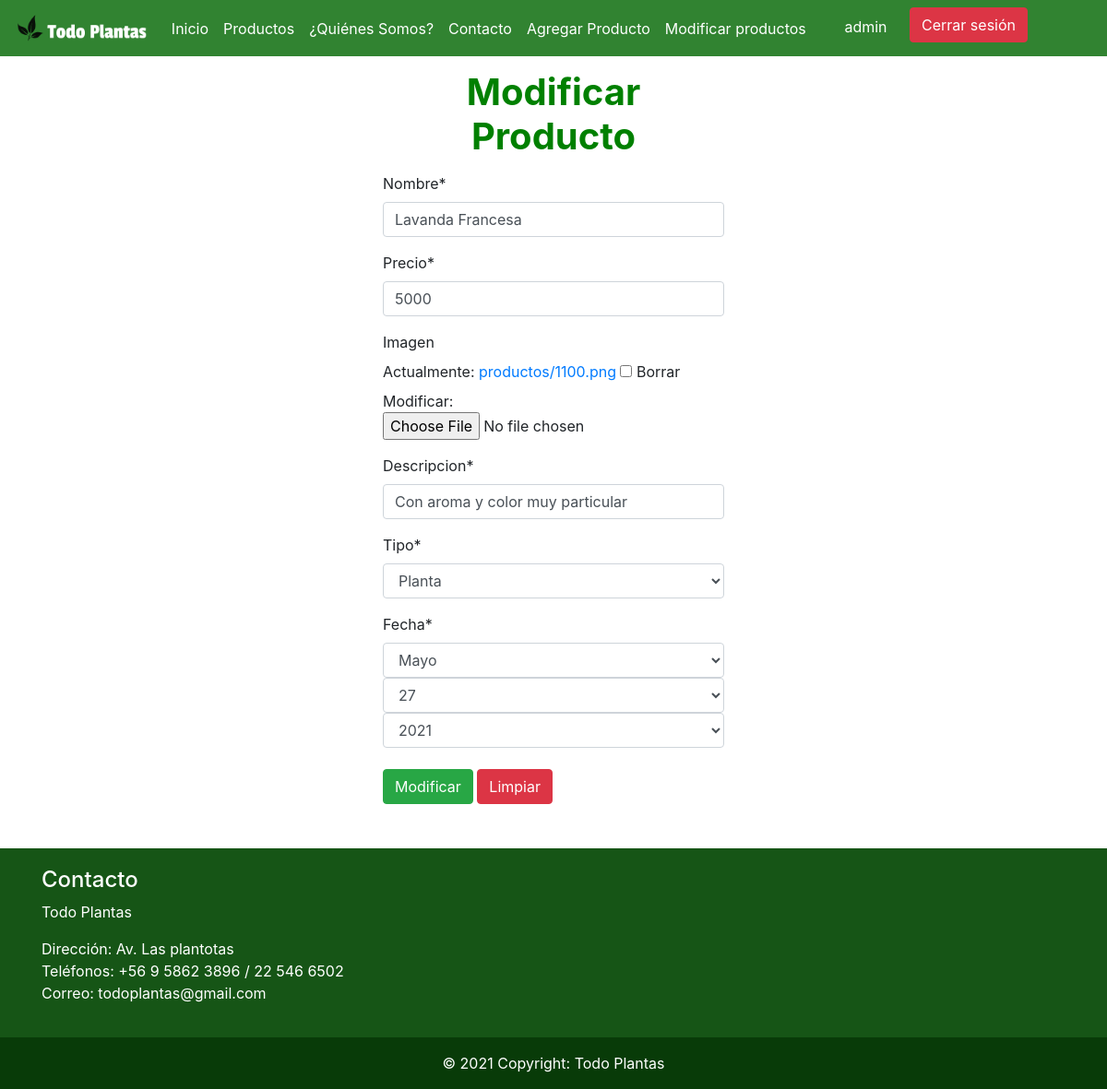
The app's page /modificarproducto/12/ (signed in) with its own data.
### app/models.py (models this page shows, shortened)
class Producto(models.Model):
    nombre = models.CharField(max_length=40)
    precio = models.IntegerField()
    imagen = models.ImageField(null=True, blank=True, upload_to= "productos")
    descripcion = models.CharField(max_length=60)
    tipo = models.ForeignKey(TipoProducto, on_delete=models.CASCADE)
    fecha = models.DateField()

class TipoProducto(models.Model):
    tipo = models.CharField(max_length=40)
    def __str__(self):
        return self.tipo

### app/views.py (the view, shortened to what this page needs)
# urls.py: path('modificarproducto/<id>/', modificar_producto, name="modificar_producto"),
@permission_required('app.change_producto')
def modificar_producto(request, id):
    producto = Producto.objects.get(id=id)
    datos = {
        'form' : ProductoForm(instance=producto)
    }
    return render(request, 'app/modificar_producto.html', datos)

### app/forms.py (shortened to what this page needs)
class ProductoForm(ModelForm):
    nombre = forms.CharField(min_length=4,max_length=40)
    precio = forms.IntegerField(min_value=2000)
    descripcion = forms.CharField(min_length=5, max_length=60)
    imagen = forms.ImageField(required=False, validators=[MaxSizeFileValidator(max_file_size=2)])
    class Meta:
        model = Producto
        fields = ['nombre','precio', 'imagen','descripcion','tipo', 'fecha']
        widgets = {
            'fecha': forms.SelectDateWidget(years=range(2015, 2030))
        }

### app/templates/app/modificar_producto.html (shortened to what this page needs)
{% extends 'app/base.html' %}
{% load static %}
{% block contenido %}
{% load crispy_forms_tags %}
<div class="container-fluid" style="margin-bottom: 4%;">
    <div class="row">
        <div class="col-12 col-md-4 col-lg-4 offset-md-4 offset-lg-4">
            <h1 class= "text-center" style="margin-top: 4%; margin-bottom: 4%; color: green; font-weight: bold;">Modificar Producto</h1>
            <form action="" method="POST" enctype="multipart/form-data">
                <table>
                    {{ form | crispy }}
                </table>
                <div style="margin-top: 2%;">
                    <input type="submit" class="btn btn-success" value="Modificar">
                    <input type="reset" class="btn btn-danger" value="Limpiar">
                </div>
            </form>
        </div>
    </div>
</div>
{% endblock %}

### app/templates/app/base.html (shortened to what this page needs)
<!DOCTYPE html>
<html lang="en">
<head>
    {% load static %}
    <link rel="stylesheet" href="https://use.fontawesome.com/releases/v5.15.2/css/all.css" />
    <link rel="stylesheet" href="{% static 'app/css/style.css' %}">
    <link rel="stylesheet" href="https://maxcdn.bootstrapcdn.com/bootstrap/4.5.2/css/bootstrap.min.css">
    {% load pwa %}
</head>
<body>
  <nav class="navbar sticky-top navbar-expand-lg navbar-light " style="background-color: rgb(49, 131, 49); " >
    <a class="navbar-brand" href="{% url 'index' %}" >
        <img
        src="{% static 'app/img/logo1.png' %}"
        height="35"
        alt=""
        loading="lazy" />
    </a>
    <div class="collapse navbar-collapse" id="navbarTogglerDemo03">
      <ul class="navbar-nav mr-auto mt-2 mt-lg-0 ">
        <li class="nav-item active">
          <a class="nav-link" href="{% url 'index' %} " style="color: white;">Inicio <span class="sr-only">(current)</span></a>
        </li>
        <li class="nav-item">
          <a class="nav-link" href="{% url 'productos' %}" style="color: white;">Productos</a>
        </li>
        <li class="nav-item">
          <a class="nav-link" href="{% url 'quienessomos' %} " style="color: white;">¿Quiénes Somos?</a>
        </li>
        <li class="nav-item">
          <a class="nav-link" href="{% url 'contacto' %} " style="color: white;">Contacto</a>
        </li>
        {% if perms.app.add_producto %}
        <li class="nav-item">
          <a class="nav-link" href="{% url 'agregar_producto' %} " style="color: white;">Agregar Producto</a>
        </li>
        {% endif %}
        {% if perms.app.change_producto %}
        <li class="nav-item">
          <a class="nav-link" href="{% url 'modificar' %} " style="color: white;">Modificar productos</a>
        </li>
        {% endif %}
      </ul>
      <ul class="navbar-nav" style="padding-right: 50px;">
        <li class="nav-item">
          {% if user.is_authenticated %}
          <a href="#" style="margin-right: 20px; color: white; text-decoration: none;">
            {{ user.username}}
          </a>
          <a href="{% url 'logout' %}" class="btn btn-danger"  style="margin-right: 20px; margin-bottom: 7px;">
            Cerrar sesión
          </a>
        {% endif %}
      </ul>
  </nav>
  {% block contenido %}
  {% endblock %}
    <footer class="footer ">
    <div class="container">
        <div class="row">
            <div class="col-sm-12 col-md-4 col-lg-4">
                <h4>Contacto</h4>
                <p>Todo Plantas</p>
                <p>Dirección: Av. Las plantotas <br> Teléfonos: +56 9 5862 3896 / 22 546 6502
                    <br> Correo: todoplantas@gmail.com
                </p>
            </div>
        </div>
    </div>
    </footer>
    <div class="copyright text-center p-3">
        © 2021 Copyright: Todo Plantas
    </div>
</body>
</html>

### app/static/app/css/style.css (style rules this page uses)
.footer { padding: 20px; width: 100%; color: white; background-color: rgb(22, 85, 22); }
.copyright { background-color: rgb(8, 59, 8); color: white; width: 100%; }

### records on screen
Producto: nombre "Lavanda Francesa", precio "5000", descripcion "Con aroma y color muy particular"
TipoProducto: tipo "Planta"

### other values on screen
{{ user.username }} "admin"
